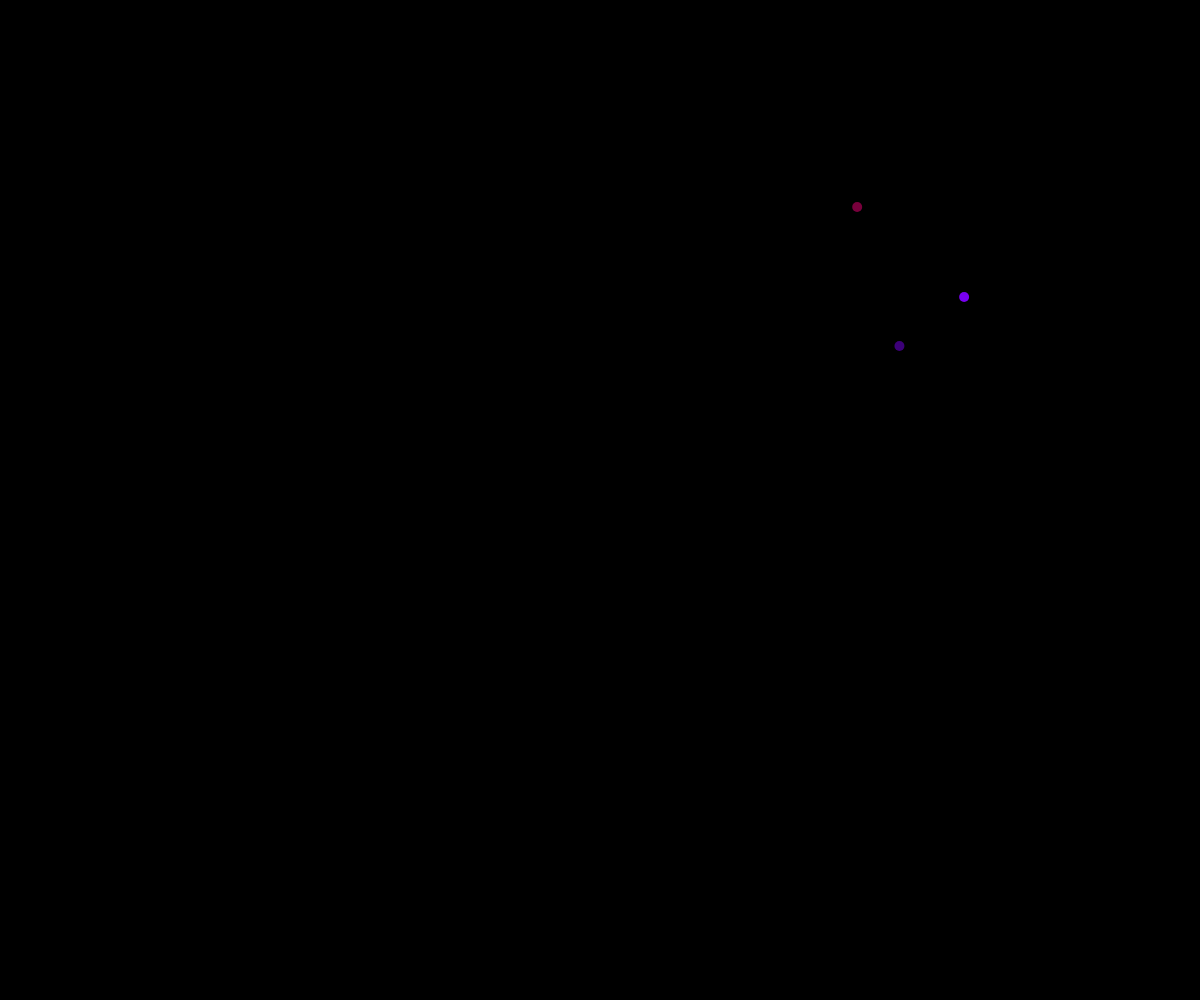
Frame 1 (no input)
Frame 60 (no input): blank canvas, image omitted
Frame 120 (the mouse pressed at the canvas centre since frame 60): blank canvas, image omitted

The p5.js sketch that drew this single still picture (run headless with seeded random() and noise() and a simulated clock; from frame 60 on, the mouse is pressed at the canvas centre):

// p5.js sketch
// ── sketch.js
function setup() {
  createCanvas(windowWidth, windowHeight);
}

function draw() {
  background(0);
  noStroke();
  fill(120, 0, 60);
  var x1 = random(width);
  var y1 = random(height);
  ellipse(x1, y1, 10, 10);
  fill(60, 0, 120);
  var x2 = random(width);
  var y2 = random(height);
  ellipse(x2, y2, 10, 10);
  fill(120, 0, 240);
  var x3 = random(width);
  var y3 = random(height);
  ellipse(x3, y3, 10, 10);
}
